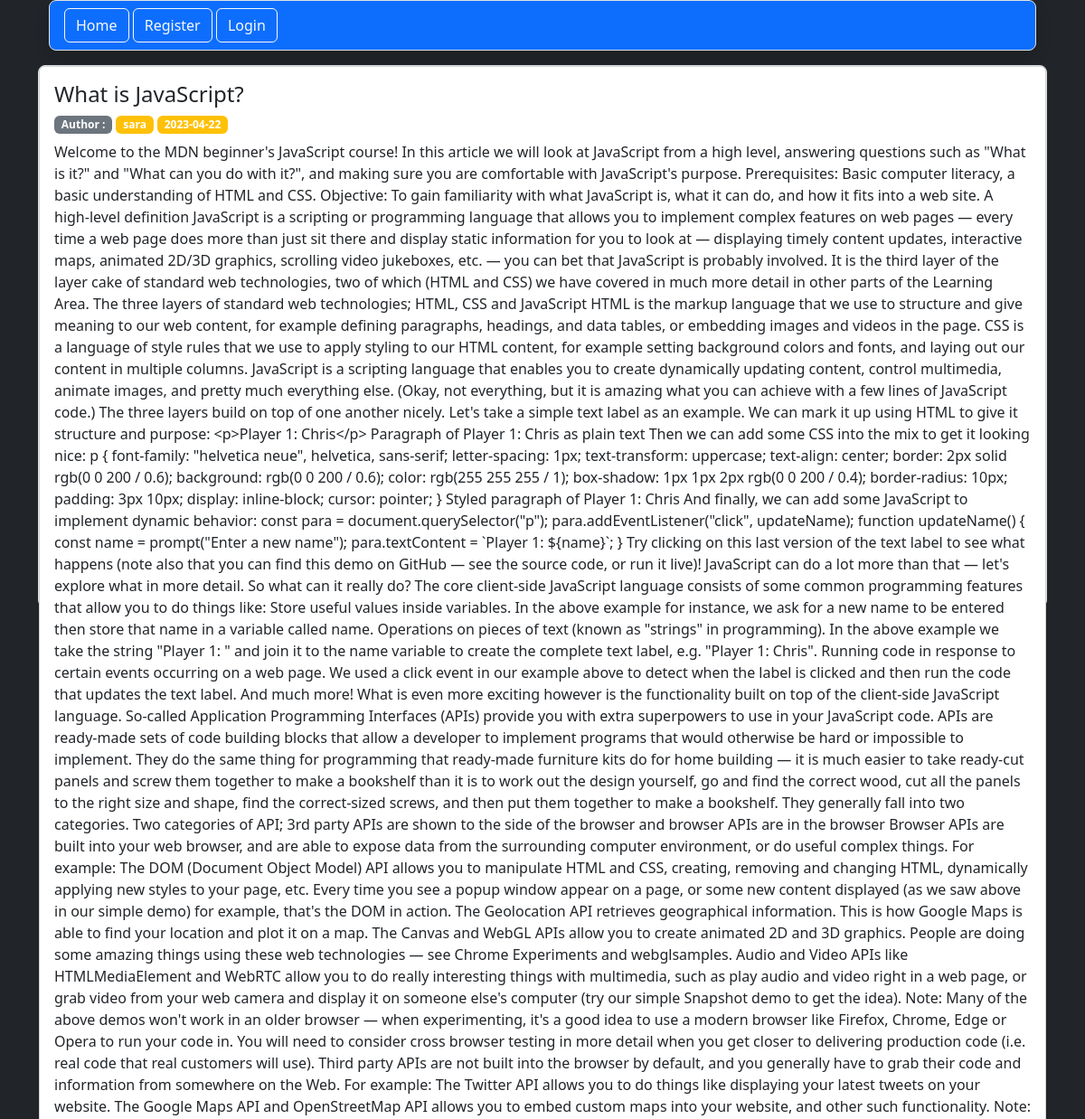
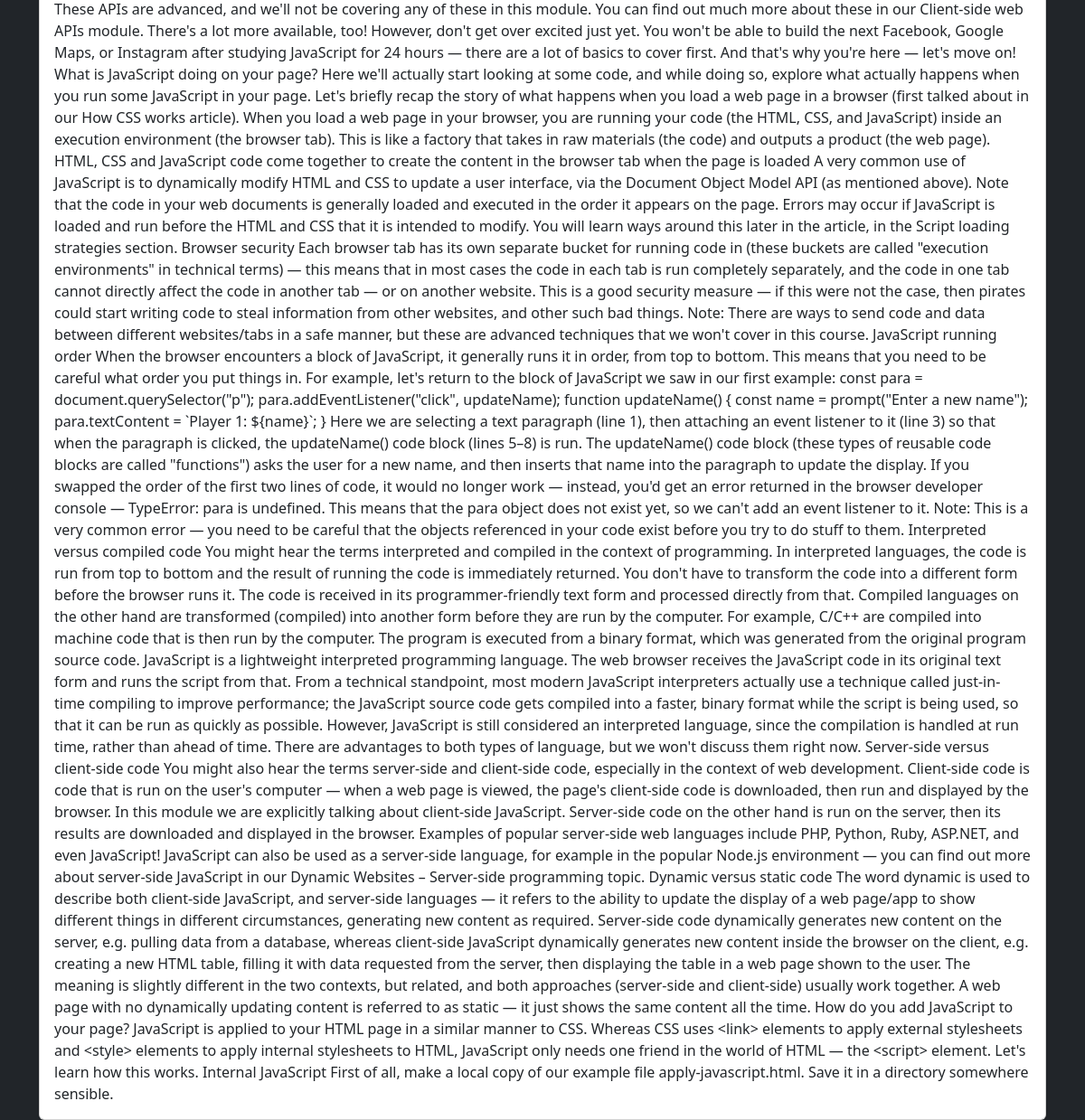
Page /post/5/read on the committed database (2 pictures, top to bottom).
### main/models.py (models this page shows, shortened)
class Post(db.Model):
    id=db.Column(db.Integer,primary_key=True)
    title=db.Column(db.String(255),nullable=False)
    date=db.Column(db.Date,nullable=False,default=datetime.now)
    content=db.Column(db.Text,nullable=False)
    user_id=db.Column(db.Integer,db.ForeignKey('user.id'))

class User(db.Model,UserMixin):
    id=db.Column(db.Integer,primary_key=True)
    username=db.Column(db.String(20),nullable=False,unique=True)
    email=db.Column(db.String(60),nullable=True,unique=True)
    password=db.Column(db.String(60),nullable=True)
    post=db.relationship('Post',backref='author',lazy=True)

### main/routes.py (the view)
@app.route('/post/<int:id>/read')
def post_read(id):
    post=Post.query.get_or_404(id)
    return render_template('post_read.html',post=post)

### main/templates/post_read.html (shortened to what this page needs)
{% extends 'base.html'%}
{% block content %}
<div class="card" style="width: 100%;">
    <div class="card-body">
      <h4 class="card-title">{{post.title}}</h4>
      <h6 class="card-title d-flex justify-content-between">
        <div>
        <span class="badge bg-secondary">Author :</span>
        <span class="badge bg-warning">{{post.author.username}}</span>
        <small class="badge bg-warning">{{post.date}}</small>
      </div>
      </h6>
      <p class="card-text">{{post.content}}</p>
    </div>
  </div>
{% endblock content %}

### rows in the picture
Post: title "What is JavaScript?", date "2023-04-22", content "Welcome to the MDN beginner's JavaScript course! In this article we will look at JavaScript from a high level, answering questions such as \"What is it?\" and \"What can you do with it?\", and making sure you are comfortable with JavaScript's purpose. Prerequisites: Basic computer literacy, a basic understanding of HTML and CSS. Objective: To gain familiarity with what JavaScript is, what it can do, and how it fits into a web site. A high-level definition JavaScript is a scripting or programming language that allows you to implement complex features on web pages — every time a web page does more than just sit there and display static information for you to look at — displaying timely content…"
User: author.username "sara"
